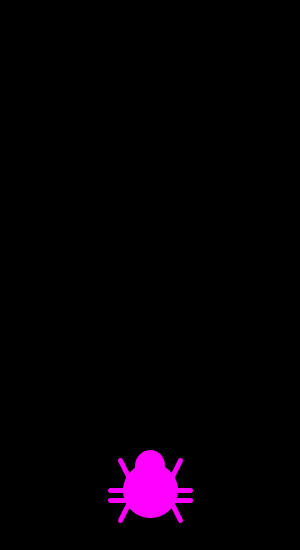
Frame 1 (no input)
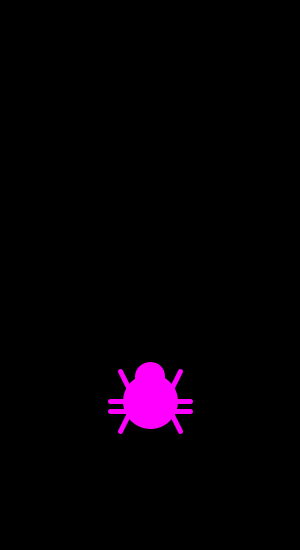
Frame 60 (the mouse pressed at the canvas centre just before this capture)
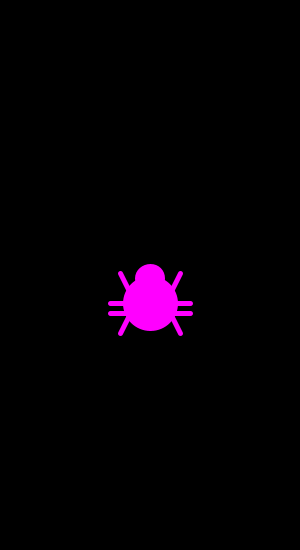
Frame 120 (the mouse held since frame 60 and released just before this capture)

The Processing sketch that drew these frames (run headless with seeded random() and noise(); from frame 60 on, the mouse is pressed at the canvas centre):

// Processing sketch: processing_40378
// ── processing_40378.pde

//This is a spider which moves up a wall.
//And No the spider never makes it.
//By Joshua Zheng
int blocksize;
float spider, spiderX, spiderY;
void setup()
{
  size(300, 550);
  blocksize = 5;
  //spider = spiderX;
  spiderX = 150;
  spiderY = 500;
  smooth();
}

void draw()
{
  fill(150, 150, 150);
  rect (125, 500, 50, 100);
  for ( int X=10; X<500; X=X+5) { 
    //spider body
    frameRate (100);
    spiderY=spiderY-0.1;
    background (0);
    fill (255, 0, 255);
    ellipse (spiderX, spiderY, 50, 50);
    ellipse (spiderX, spiderY-25, 25, 25); 
    stroke (255, 0, 255);
    strokeWeight (5);
    //Legs
    line (spiderX-20, spiderY-10, spiderX-30, spiderY-30);
    line (spiderX+20, spiderY-10, spiderX+30, spiderY-30);
    line (spiderX-20, spiderY, spiderX-40, spiderY);
    line (spiderX+20, spiderY, spiderX+40, spiderY);
    line (spiderX-20, spiderY+10, spiderX-40, spiderY+10);
    line (spiderX+20, spiderY+10, spiderX+40, spiderY+10);
    line (spiderX-20, spiderY+10, spiderX-30, spiderY+30);
    line (spiderX+20, spiderY+10, spiderX+30, spiderY+30);
    for (; spiderY <5 ; spiderY=spiderY-5) {
      spiderY=500;
    }
  }
}
